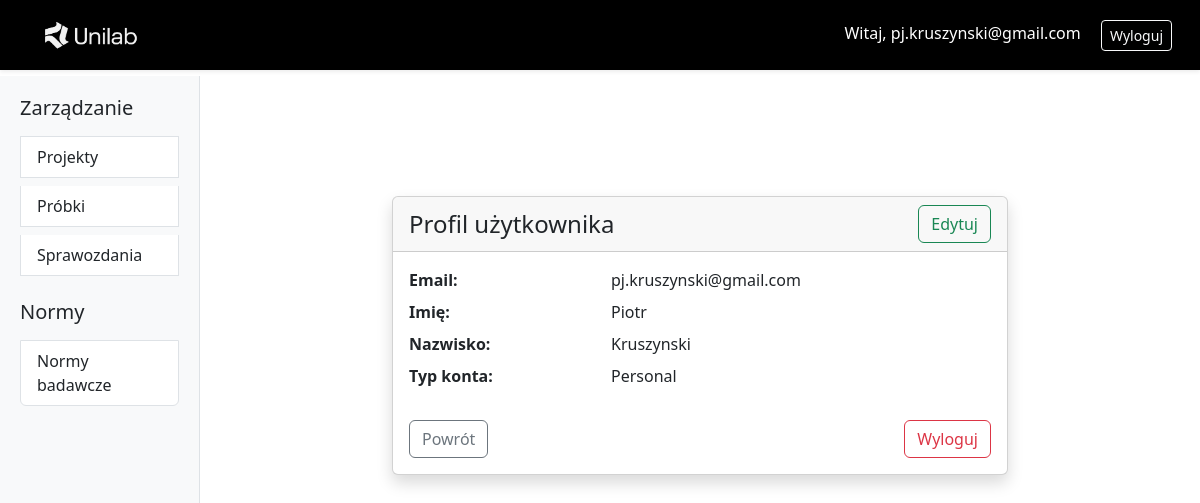
The app's page /user/profile/ (signed in) with its own data.
### users/models.py (models this page shows, shortened)
class User(AbstractUser):
    username = None
    email = models.EmailField(unique=True)
    USERNAME_FIELD = 'email'
    REQUIRED_FIELDS = ['first_name', 'last_name']
    USER_TYPE_CHOICES = [
        ('personal', 'Personal'),
        ('company', 'Company')
    ]
    user_type = models.CharField(
        max_length=8, choices=USER_TYPE_CHOICES,
        default='personal'
    )
    company_name = models.CharField(max_length=255, blank=True, null=True)
    company_address = models.CharField(max_length=255, blank=True, null=True)
    tax_id = models.CharField(
        max_length=10, blank=True, null=True,
        validators=[validate_nip], verbose_name="NIP"
    )
    objects = UserManager()

### users/views.py (the view)
# urls.py: path('user/profile/', UserProfileView.as_view(), name='user_profile'),
class UserProfileView(LoginRequiredMixin, View):
    def get(self, request):
        user = request.user
        form = UserProfileForm()
        ctx = {
            'user': user,
            'form': form,
            'is_company': user.user_type == 'company'
        }
        return render(request, 'user_profile.html', ctx)

### users/templates/user_profile.html (shortened to what this page needs)
{% extends "base.html" %}
{% block content %}
<div class="container" style="margin-top: 100px;">
  <div class="row justify-content-center">
    <div class="col-md-8">
      <div class="card shadow">
        <div class="card-header d-flex justify-content-between align-items-center">
            <h4 class="mb-0">Profil użytkownika</h4>
            <a href="{% url 'profile_update' %}" class="btn btn-outline-success">Edytuj</a>
        </div>
        <div class="card-body">
          <dl class="row">
            <dt class="col-sm-4">Email:</dt>
            <dd class="col-sm-8">{{ user.email }}</dd>
            <dt class="col-sm-4">Imię:</dt>
            <dd class="col-sm-8">{{ user.first_name|default:"-" }}</dd>
            <dt class="col-sm-4">Nazwisko:</dt>
            <dd class="col-sm-8">{{ user.last_name|default:"-" }}</dd>
            <dt class="col-sm-4">Typ konta:</dt>
            <dd class="col-sm-8">{{ user.get_user_type_display }}</dd>
          </dl>
          <div class="d-flex justify-content-between mt-4">
            <a href="{% url 'project_list' %}" class="btn btn-outline-secondary">Powrót</a>
            <a href="{% url 'logout' %}" class="btn btn-outline-danger">Wyloguj</a>
          </div>
        </div>
      </div>
    </div>
  </div>
</div>
{% endblock %}

### projects/templates/base.html (shortened to what this page needs)
{% load static %}
<!DOCTYPE html>
<html lang="pl">
<head>
  <link rel="stylesheet" href="https://cdn.jsdelivr.net/npm/bootstrap@5.3.0/dist/css/bootstrap.min.css">
</head>
<body>
  <nav class="navbar navbar-expand-lg navbar-custom shadow-sm fixed-top">
    <div class="container-fluid">
      <a class="navbar-brand" href="{% url 'project_list' %}">
        <img src="{% static 'users/images/logo_jasne.png' %}" alt="Logo" height="60">
      </a>
      <div class="ml-auto">
        <span class="navbar-text text-white me-3">
          <a href="{% url 'user_profile' %}" class="text-white text-decoration-none">
            Witaj, {{ request.user.email }}
          </a>
        </span>
        <a href="{% url 'logout' %}" class="btn btn-outline-light btn-sm">Wyloguj</a>
      </div>
    </div>
  </nav>
  <div class="container-fluid" style="margin-top: 76px;">
    <div class="row">
      <div class="col-md-3 col-lg-2 sidebar d-md-block">
        <div class="list-group">
          <h5 class="mb-3">Zarządzanie</h5>
          <a href="{% url 'project_list' %}" class="list-group-item list-group-item-action">
            Projekty
          </a>
          <a href="{% url 'sample_list' %}" class="list-group-item list-group-item-action mt-2">
            Próbki
          </a>
          <a href="{% url 'report_list' %}" class="list-group-item list-group-item-action mt-2">
            Sprawozdania
          </a>
          <h5 class="mt-4 mb-3">Normy</h5>
          <a href="{% url 'standard_list' %}" class="list-group-item list-group-item-action">
            Normy badawcze
          </a>
        </div>
      </div>
      <main class="col-md-9 col-lg-10 main-content">
        {% block content %}
        {% endblock %}
      </main>
    </div>
  </div>
</body>
</html>

### projects/templates/base.html (style rules this page uses)
.sidebar { height: calc(100vh - 76px); background-color: #f8f9fa; border-right: 1px solid #dee2e6; padding: 20px; overflow-y: auto; }
.main-content { padding: 20px; overflow-y: auto; }
.navbar-custom { background-color: #000000; padding: 0 1rem; }

### records on screen
User: user.email "pj.kruszynski@gmail.com", email "pj.kruszynski@gmail.com", first_name "Piotr", last_name "Kruszynski", user_type "Personal"
